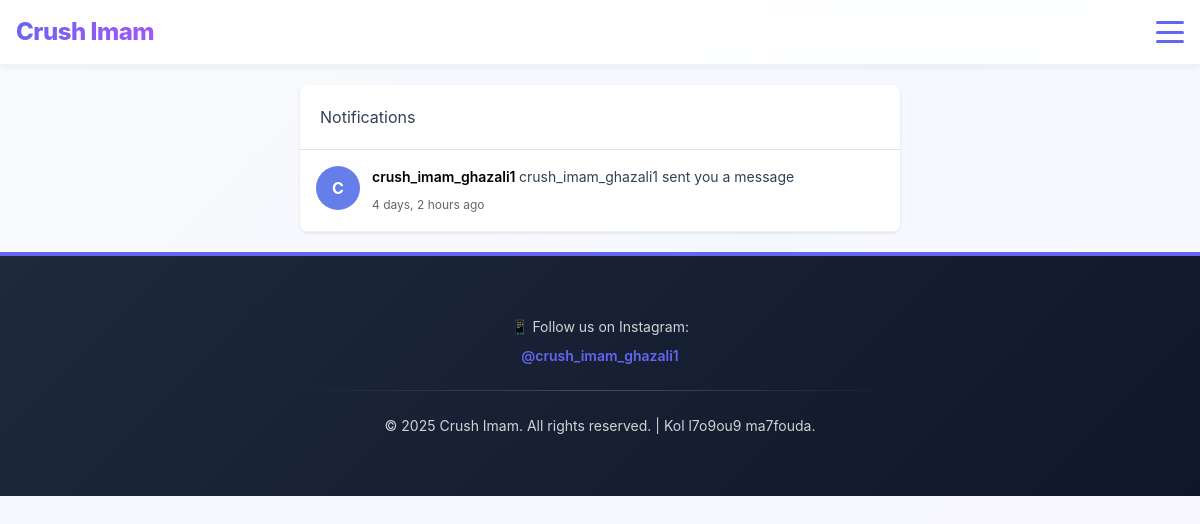
/social/notifications/ (signed in), run on the app's committed database.
### social/models.py (models this page shows, shortened)
class Notification(models.Model):
    NOTIFICATION_TYPES = [
        ('like', 'Like'),
        ('comment', 'Comment'),
        ('follow', 'Follow'),
        ('message', 'Message'),
        ('mention', 'Mention'),
        ('story_view', 'Story View'),
    ]
    id = models.UUIDField(primary_key=True, default=uuid.uuid4, editable=False)
    recipient = models.ForeignKey(User, on_delete=models.CASCADE, related_name='notifications')
    actor = models.ForeignKey(User, on_delete=models.CASCADE, related_name='actions')
    notification_type = models.CharField(max_length=20, choices=NOTIFICATION_TYPES)
    post = models.ForeignKey(Post, on_delete=models.CASCADE, null=True, blank=True)
    comment = models.ForeignKey(Comment, on_delete=models.CASCADE, null=True, blank=True)
    message = models.ForeignKey(DirectMessage, on_delete=models.CASCADE, null=True, blank=True)
    story = models.ForeignKey(Story, on_delete=models.CASCADE, null=True, blank=True)
    text = models.CharField(max_length=255)  # Notification description
    is_read = models.BooleanField(default=False)
    created_at = models.DateTimeField(auto_now_add=True)
    class Meta:
        ordering = ['-created_at']
        indexes = [
            models.Index(fields=['recipient', '-created_at']),
        ]

### social/views.py (the view)
# urls.py: path('notifications/', views.notifications_view, name='notifications'),
@login_required
def notifications_view(request):
    notifications = Notification.objects.filter(
        recipient=request.user
    ).select_related('actor', 'post', 'comment', 'message').order_by('-created_at')
    paginator = Paginator(notifications, 20)
    page_number = request.GET.get('page')
    page_obj = paginator.get_page(page_number)
    unread = Notification.objects.filter(recipient=request.user, is_read=False)
    unread.update(is_read=True)
    return render(request, 'social/notifications.html', {
        'page_obj': page_obj,
        'notifications': page_obj.object_list,
    })

### templates/social/notifications.html (shortened to what this page needs)
{% extends "crushimam/base.html" %}
{% block content %}
<div class="notifications-container" style="max-width: 600px; margin: 20px auto;">
    <div class="notifications-card" style="background: white; border-radius: 8px; box-shadow: 0 1px 3px rgba(0,0,0,0.1); overflow: hidden;">
        <h2 style="padding: 20px; margin: 0; border-bottom: 1px solid #e0e0e0;">Notifications</h2>
        {% if notifications %}
            <div class="notifications-list">
                {% for notification in notifications %}
                <div class="notification-item" style="padding: 16px; border-bottom: 1px solid #f0f2f5; display: flex; gap: 12px; align-items: flex-start;">
                    <div class="notification-avatar" style="width: 44px; height: 44px; border-radius: 50%; overflow: hidden; flex-shrink: 0;">
                        {% if notification.actor.social_profile.profile_picture %}
                            <img src="{{ notification.actor.social_profile.profile_picture.url }}" alt="{{ notification.actor.username }}" style="width: 100%; height: 100%; object-fit: cover;">
                        {% else %}
                            <div style="width: 100%; height: 100%; display: flex; align-items: center; justify-content: center; background: #667eea; color: white; font-weight: bold;">
                                {{ notification.actor.username|first|upper }}
                            </div>
                        {% endif %}
                    </div>
                    <div style="flex: 1;">
                        <p style="margin: 0 0 4px 0; font-size: 14px;">
                            <a href="{% url 'social:profile' notification.actor.username %}" style="text-decoration: none; color: #000; font-weight: 600;">
                                {{ notification.actor.username }}
                            </a>
                            {{ notification.text }}
                        </p>
                        <small style="color: #65676b; font-size: 12px;">{{ notification.created_at|timesince }} ago</small>
                    </div>
                </div>
                {% endfor %}
            </div>
        {% else %}
            <div style="text-align: center; padding: 60px 20px; color: #65676b;">
                <p>No notifications yet</p>
                <a href="{% url 'social:feed' %}" style="display: inline-block; padding: 10px 20px; background: #667eea; color: white; border-radius: 6px; text-decoration: none; margin-top: 10px;">Back to Feed</a>
            </div>
        {% endif %}
    </div>
</div>
{% endblock %}

### static/css/styles.css (style rules this page uses)
:root { --color-primary: #6366f1; --color-primary-dark: #4f46e5; --color-secondary: #a855f7; --color-secondary-dark: #9333ea; --color-accent: #f59e0b; --color-rose: #f43f5e; --color-success: #10b981; --color-danger: #ef4444; --color-slate-50: #f8fafc; --color-slate-100: #f1f5f9; --color-slate-200: #e2e8f0; --color-slate-400: #94a3b8; --color-slate-500: #64748b; --color-slate-600: #475569; --color-slate-700: #334155; --color-slate-800: #1e293b; --color-slate-900: #0f172a; }
body { background: linear-gradient(135deg, #f8fafc 0%, rgba(224, 231, 255, 0.3) 50%, rgba(243, 232, 255, 0.3) 100%); font-family: -apple-system, BlinkMacSystemFont, 'Segoe UI', Roboto, 'Helvetica Neue', Arial, sans-serif; color: var(--color-slate-700); min-height: 100vh; margin: 0; }

### data on the page
Notification: actor.username|first "C", actor.username "crush_imam_ghazali1", text "crush_imam_ghazali1 sent you a message", created_at "4 days, 2 hours"
